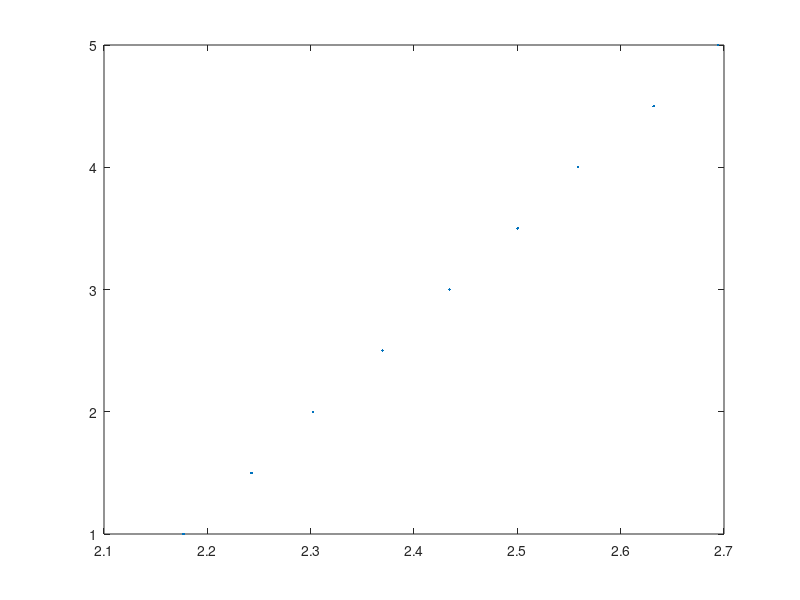

The MATLAB source for this figure: (Note: this script raises an error after producing the figure.)
%% CH3 current sense @ Vref=3.28666234 V
X = [
    1, 2.17693
    1.5, 2.2427299
    2, 2.30210805
    2.5, 2.36951017
    3, 2.43450522
    3.5, 2.50030279
    4, 2.55887842
    4.5, 2.63189769
    5, 2.69430232
];

figure(1);
plot(X(:,2), X(:,1), '.');

l = Line();
l = l.fit(X(:,2), X(:,1))
l.plot(min(X(:,2)), max(X(:,2)), 'r');

xlabel('Vsense ADC [V]');
ylabel('Current setpoint [A]');

Voffset = -l.b/l.a

%% CH1 Current sense @ Vref=3.28666234 V

X = [
    1, 2.14483595
    1.5, 2.21077132
    2, 2.27562857
    2.5, 2.3398211
    3, 2.41042757
    3.5, 2.46737146
    4, 2.53239894
    4.5, 2.59899879
    5, 2.66399384
];

figure(1);
plot(X(:,2), X(:,1), '.');

l = Line();
l = l.fit(X(:,2), X(:,1))
l.plot(min(X(:,2)), max(X(:,2)), 'r');

xlabel('Vsense ADC [V]');
ylabel('Current setpoint [A]');

Voffset = -l.b/l.a


%% CH1 Current sense (forward direction)
data = LoadDump('C:\Users\Thomas\Documents\motordriver-python\', '2020-05-09_22-06-20-789.csv');
figure(1);
plot(data.current_on);

%%
X = [
    0.5, 373
    1.0, 971
    1.5, 1566
    2.0, 1981
    2.5, 2611
    3, 3360
    3.5, 4084
    4, 4726
    4.5, 5295
    5, 5743
];

figure(1);
plot(data.current_on(uint32(X(:,2))), X(:,1), '.');

l = Line();
l = l.fit(data.current_on(uint32(X(:,2))), X(:,1))
l.plot(min(data.current_on(uint32(X(:,2)))), max(data.current_on(uint32(X(:,2)))), 'r');

xlabel('Vsense ADC [V]');
ylabel('Current setpoint [A]');

Voffset = -l.b/l.a

%% CH3 Current sense (forward direction)
data = LoadDump('C:\Users\Thomas\Documents\motordriver-python\', '2020-05-09_22-17-24-880.csv');
figure(1);
plot(data.current_on);

%%
X = [
    0.5, 169
    1.0, 613
    1.5, 1205
    2.0, 1559
    2.5, 1928
    3, 2406
    3.5, 2863
    4, 3347
    4.5, 3774
    5, 4280
];

figure(1);
plot(data.current_on(uint32(X(:,2))), X(:,1), '.');

l = Line();
l = l.fit(data.current_on(uint32(X(:,2))), X(:,1))
l.plot(min(data.current_on(uint32(X(:,2)))), max(data.current_on(uint32(X(:,2)))), 'r');

xlabel('Vsense ADC [V]');
ylabel('Current setpoint [A]');

Voffset = -l.b/l.a